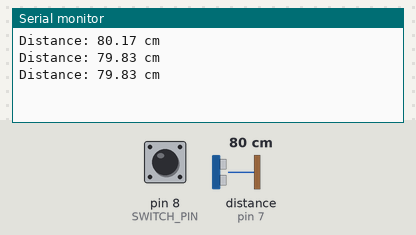
Recording of a sketch running on a simulated Arduino Uno, built with avr-gcc and run on an emulated ATmega328P. Parts: the last lines printed to the serial monitor. Wiring (inferred from the names in the program): ultrasonic range finder: trigger pin 6; echo pin 7. The inputs (shaded band) are chosen by the test bench; at power-on: pin 8 (SWITCH_PIN) HIGH, distance to the obstacle (sensor on pin 7) 80 cm. The echo pulse lasts 58.3 µs per cm.

Above: at 1.3 s.
1.4 s: pin 8 (SWITCH_PIN) pulled LOW for 0.6 s
At 1.9 s:
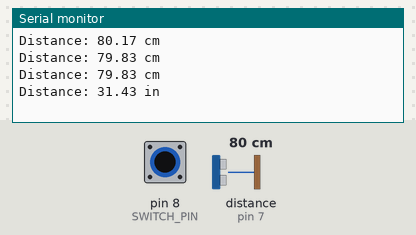
3.5 s: distance to the obstacle (sensor on pin 7) set to 299 cm
At 4.0 s:
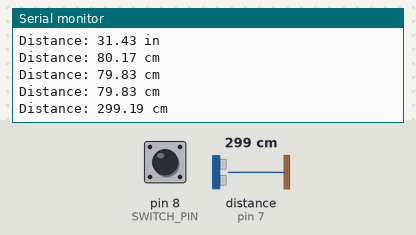
6.5 s: pin 8 (SWITCH_PIN) pulled LOW for 1 s
At 7.1 s:
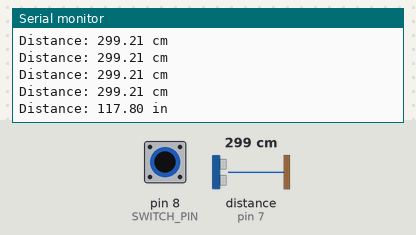
9.0 s: distance to the obstacle (sensor on pin 7) set to 18 cm
At 9.7 s:
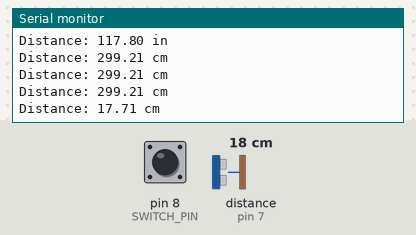
12.0 s: distance to the obstacle (sensor on pin 7) set to 4 cm
At 12.7 s:
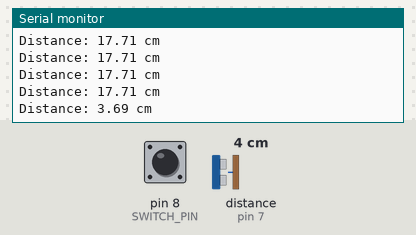
15.0 s: distance to the obstacle (sensor on pin 7) set to 2 cm
At 15.7 s:
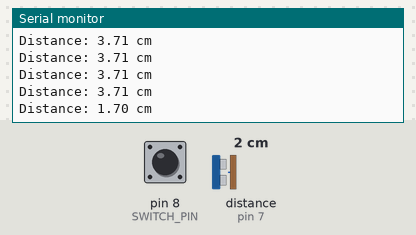
Timing chart, 0 to 18.0 s (numbered marks = the images above; inputs shaded):
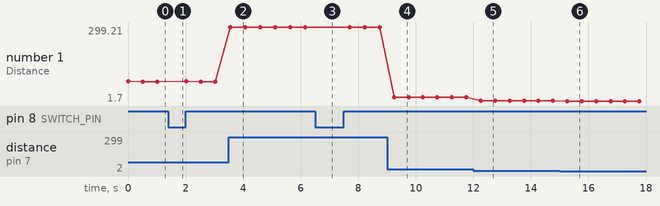

The sketch:

lab05_partb_copy.ino
```cpp
#define TRIG_PIN 6
#define ECHO_PIN 7
#define SWITCH_PIN 8

void setup() {
  // Initialize the Serial Monitor
  Serial.begin(9600);

  // Configure the ultrasonic sensor pins
  pinMode(TRIG_PIN, OUTPUT);
  pinMode(ECHO_PIN, INPUT);

  // Set up the switch pin with an internal pull-up resistor
  pinMode(SWITCH_PIN, INPUT_PULLUP);
}

void loop() {
  // Read the switch state
  bool metric = digitalRead(SWITCH_PIN);

  // Get the distance from the ultrasonic sensor
  float distance = getDistance();

  // Convert distance to inches if the switch is closed (LOW)
  if (!metric) {
    distance *= 0.393701;
  }

  // Print the distance in the correct units
  Serial.print("Distance: ");
  Serial.print(distance);
  Serial.println(metric ? " cm" : " in");

  // Wait a bit before taking another measurement
  delay(500);
}

float getDistance() {
  // Ensure trigger pin is low
  digitalWrite(TRIG_PIN, LOW);
  delayMicroseconds(2);

  // Trigger the sensor by setting the trigPin high for 10 microseconds
  digitalWrite(TRIG_PIN, HIGH);
  delayMicroseconds(10);
  digitalWrite(TRIG_PIN, LOW);

  // Read the echoPin. pulseIn returns the duration in microseconds.
  long duration = pulseIn(ECHO_PIN, HIGH);

  // Calculate the distance: duration / 58.2 = distance in centimeters
  float distance = duration / 58.2;

  return distance;
}
```

Measured:
- after the input at 1.4 s, the serial monitor: prints a new line after 0.12 s (image 1)
- after the input at 3.5 s, the serial monitor: prints a new line after 0.06 s (image 2)
- after the input at 6.5 s, the serial monitor: prints a new line after 0.17 s (image 3)
- after the input at 9.0 s, the serial monitor: prints a new line after 0.25 s (image 4)
- after the input at 12.0 s, the serial monitor: prints a new line after 0.26 s (image 5)
- after the input at 15.0 s, the serial monitor: prints a new line after 0.26 s (image 6)
- plotted number 1: 79.83 → 299.21 after the input at 3.5 s, 299.21 → 17.71 after the input at 9.0 s, 17.71 → 3.71 after the input at 12.0 s, 3.71 → 1.7 after the input at 15.0 s
